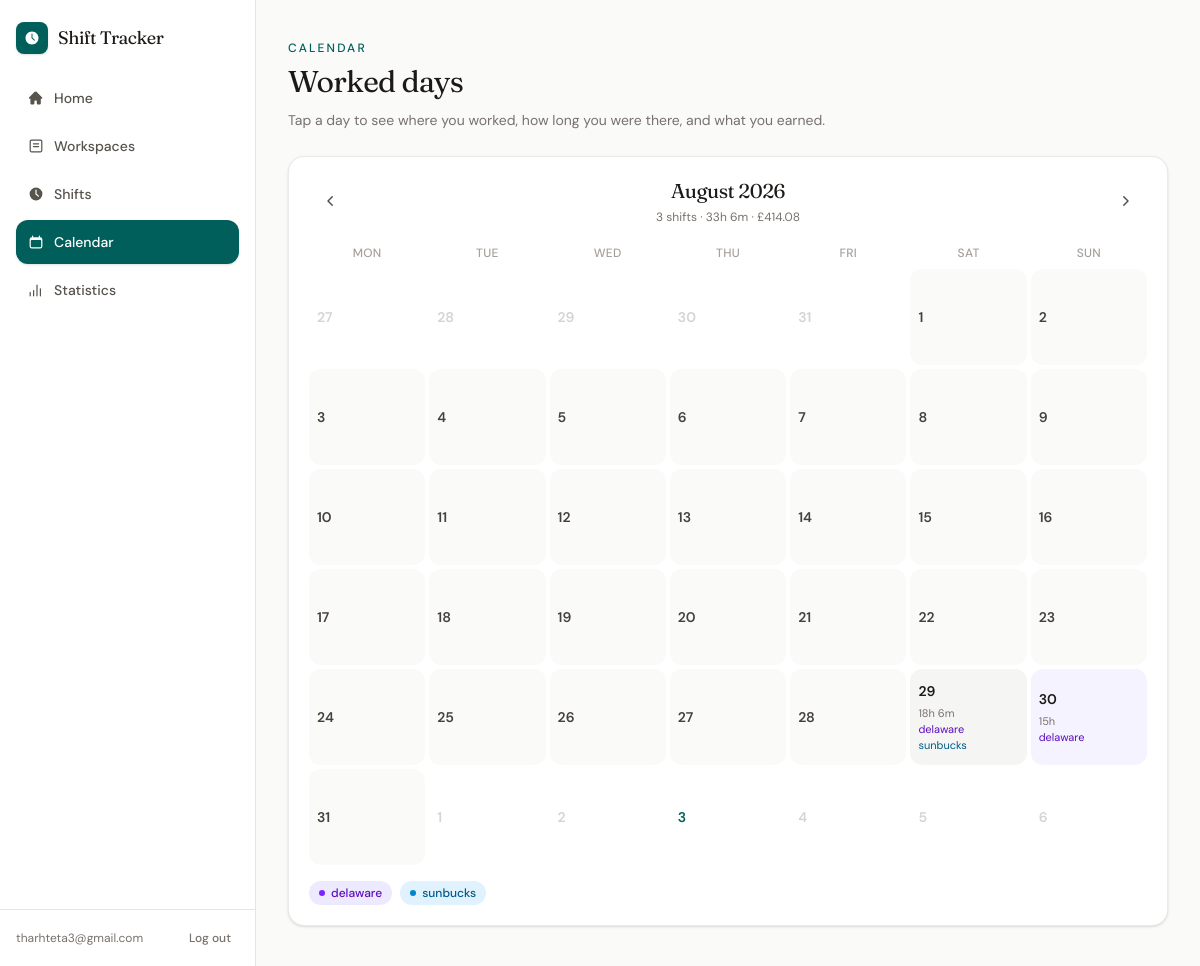
Before: /calendar/?year=2026&month=8 (signed in) with the older database file.
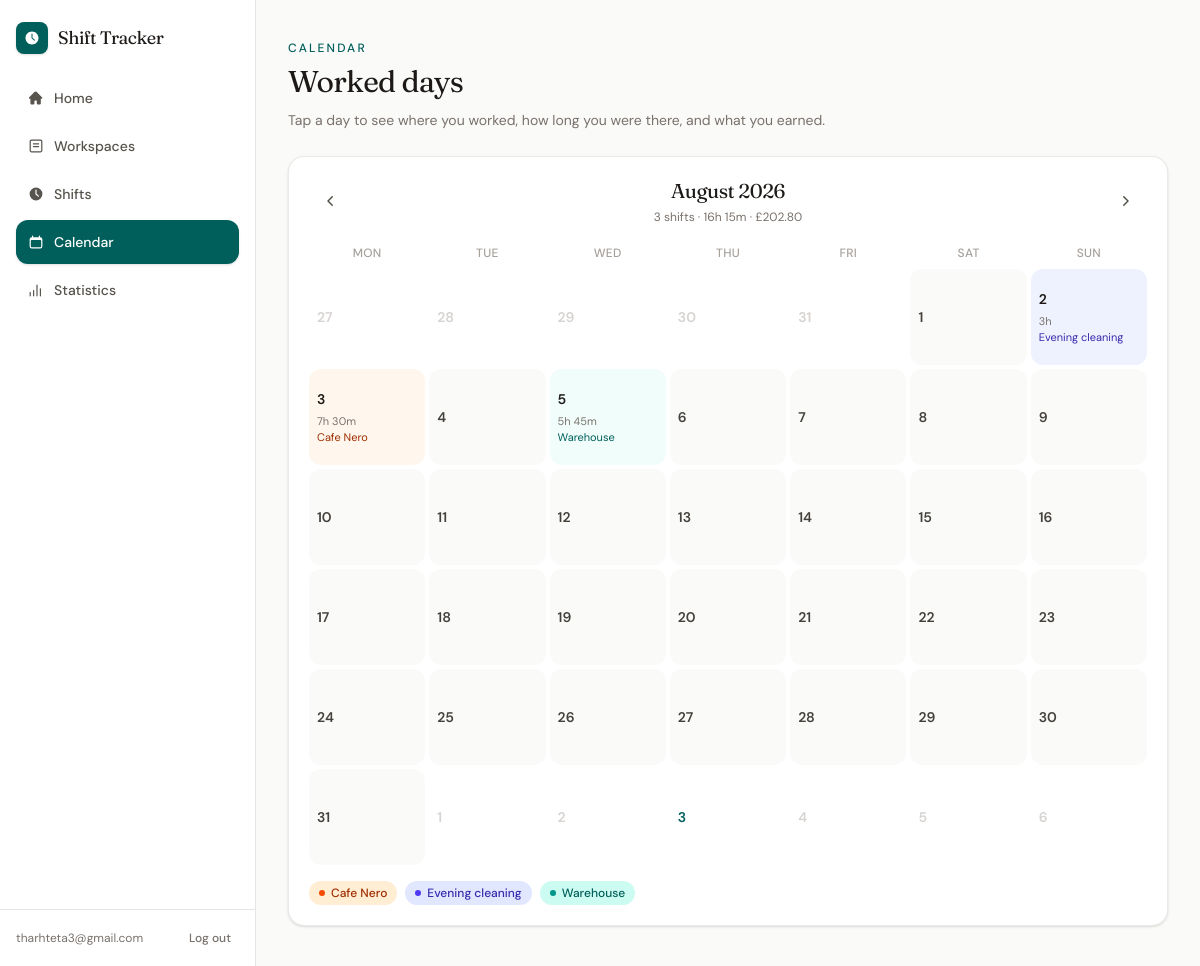
After: the same page with the newer database file.
### shifts/models.py (models this page shows, shortened)
class Shift(models.Model):
    user = models.ForeignKey(
        settings.AUTH_USER_MODEL,
        on_delete=models.CASCADE,
        related_name="shifts",
    )
    workplace = models.ForeignKey(
        Workplace,
        on_delete=models.PROTECT,
        related_name="shifts",
    )
    date = models.DateField()
    start_time = models.TimeField()
    end_time = models.TimeField()
    break_minutes = models.PositiveIntegerField(default=0)
    hourly_rate_at_time = models.DecimalField(
        max_digits=6,
        decimal_places=2,
    )
    notes = models.TextField(
        blank=True,
    )
    created_at = models.DateTimeField(auto_now_add=True)
    updated_at = models.DateTimeField(auto_now=True)
    def duration_minutes(self):
        start = datetime.combine(
            self.date,
            self.start_time,
        )
        end = datetime.combine(
            self.date,
            self.end_time,
        )
        if end <= start:
            end += timedelta(days=1)
        total_minutes = int(
            (end - start).total_seconds() / 60
        )
        return total_minutes - self.break_minutes
    def duration_hours(self):
        return Decimal(self.duration_minutes()) / Decimal("60")
    def estimated_earnings(self):
        return (
            self.duration_hours()
            * self.hourly_rate_at_time
        ).quantize(Decimal("0.01"))

### workspaces/models.py (models this page shows, shortened)
class Workplace(models.Model):
    user = models.ForeignKey(
        settings.AUTH_USER_MODEL,
        on_delete=models.CASCADE,
        related_name="workplaces",
    )
    name = models.CharField(max_length=100)
    hourly_rate = models.DecimalField(
        max_digits=6,
        decimal_places=2,
    )
    is_active = models.BooleanField(default=True)
    created_at = models.DateTimeField(auto_now_add=True)
    updated_at = models.DateTimeField(auto_now=True)
    @property
    def color_key(self):
        return workplace_color_key(self.pk)

### shifts/views.py (the view)
# urls.py: path("calendar/", views.shift_calendar, name="shift_calendar"),
@login_required
def shift_calendar(request):
    try:
        context = _calendar_context(request)
        template = (
            "shifts/partials/calendar.html"
            if request.headers.get("HX-Request")
            else "shifts/calendar.html"
        )
        return render(request, template, context)
    except Exception:
        messages.error(request, "Could not load the calendar.")
        template = (
            "shifts/partials/calendar.html"
            if request.headers.get("HX-Request")
            else "shifts/calendar.html"
        )
        return render(request, template, empty_calendar_month())

### shifts/services.py (called while the page is built)
def format_minutes(minutes):
    minutes = max(int(minutes), 0)
    hours, remaining = divmod(minutes, 60)
    if hours and remaining:
        return f"{hours}h {remaining}m"
    if hours:
        return f"{hours}h"
    return f"{remaining}m"

def _empty_summary():
    return {
        "count": 0,
        "minutes": 0,
        "hours_display": format_minutes(0),
        "pay": Decimal("0.00"),
    }

def summarize_shifts(shifts):
    summary = _empty_summary()
    for shift in shifts:
        minutes = max(shift.duration_minutes(), 0)
        summary["count"] += 1
        summary["minutes"] += minutes
        summary["pay"] += shift.estimated_earnings()
    summary["hours_display"] = format_minutes(summary["minutes"])
    summary["pay"] = summary["pay"].quantize(Decimal("0.01"))
    return summary

def unique_workplaces(shifts):
    workplaces = []
    seen = set()
    for shift in shifts:
        if shift.workplace_id in seen:
            continue
        seen.add(shift.workplace_id)
        workplaces.append(shift.workplace)
    return workplaces

### shifts/templates/shifts/calendar.html (shortened to what this page needs)
{% extends "app.html" %}
{% block app_content %}
<div class="px-4 py-6 sm:px-8 sm:py-10">
    <p class="text-xs font-medium uppercase tracking-[0.18em] text-teal-800">Calendar</p>
    <h1 class="mt-2 font-serif text-2xl tracking-tight text-stone-900 sm:text-3xl">Worked days</h1>
    <p class="mt-2 max-w-xl text-sm leading-6 text-stone-500">
        Tap a day to see where you worked, how long you were there, and what you earned.
    </p>
    <div id="calendar-root" class="mt-6">
        {% include "shifts/partials/calendar.html" %}
    </div>
</div>
{% endblock %}

### shifts/templates/shifts/partials/calendar.html (shortened to what the changed rows need)
<div class="rounded-2xl border border-stone-200/80 bg-white p-4 shadow-sm sm:p-5">
    <div class="flex items-center justify-between gap-3">
        <div class="text-center">
            <h2 class="font-serif text-xl tracking-tight text-stone-900">{{ title }}</h2>
            <p class="mt-1 text-xs text-stone-500">
                {{ month_summary.count }} shift{{ month_summary.count|pluralize }}
                · {{ month_summary.hours_display }}
                · £{{ month_summary.pay }}
            </p>
        </div>
    </div>
    <div class="mt-4 grid grid-cols-7 gap-1 text-center text-[11px] font-medium uppercase tracking-wide text-stone-400 sm:text-xs">
        {% for label in weekday_labels %}
            <div class="py-1">{{ label }}</div>
        {% endfor %}
    </div>
    <div class="mt-1 grid grid-cols-7 gap-1">
        {% for week in weeks %}
            {% for day in week %}
                <button
                    type="button"
                    hx-get="{% url 'calendar_day' %}?day={{ day.date|date:'Y-m-d' }}"
                    hx-target="#modal"
                    hx-swap="innerHTML"
                    aria-label="Shifts on {{ day.date|date:'l j F' }}"
                    class="w-full min-h-14 cursor-pointer rounded-xl border-0 p-1.5 text-left transition sm:min-h-24 sm:p-2 {% if day.color_key %}cal-cell-{{ day.color_key }}{% elif day.has_shifts %}bg-stone-100 text-stone-900 hover:bg-stone-200{% elif day.in_month %}bg-stone-50 text-stone-700 hover:bg-stone-100{% else %}bg-white text-stone-300{% endif %}"
                >
                    <span class="block text-xs font-semibold sm:text-sm {% if day.is_today %}{% if day.color_key %}cal-label-{{ day.color_key }}{% else %}text-teal-800{% endif %}{% endif %}">
                        {{ day.date.day }}
                    </span>
                    {% if day.has_shifts %}
                        <span class="mt-1 hidden text-[11px] leading-4 text-stone-500 sm:block">
                            {{ day.hours_display }}
                            {% for shift in day.shifts %}
                                <span class="block truncate cal-label-{{ shift.workplace.color_key }}">{{ shift.workplace.name }}</span>
                            {% endfor %}
                        </span>
                    {% endif %}
                </button>
            {% endfor %}
        {% endfor %}
    </div>
    {% if workplace_legend %}
        <ul class="mt-4 flex flex-wrap gap-2">
            {% for workplace in workplace_legend %}
                <li class="inline-flex items-center gap-1.5 rounded-full px-2.5 py-1 text-xs font-medium cal-chip-{{ workplace.color_key }}">
                    <span class="size-1.5 rounded-full cal-dot-{{ workplace.color_key }}"></span>
                    {{ workplace.name }}
                </li>
            {% endfor %}
        </ul>
    {% endif %}
</div>

Changed rows visible on the page:
removed Shift: workplace.name "delaware", shown under "29"
removed Shift: workplace.name "sunbucks", shown under "29"
removed Shift: workplace.name "delaware", shown under "30"
removed Workplace: name "delaware"
removed Workplace: name "sunbucks"
added Shift: workplace.name "Evening cleaning", shown under "2"
added Shift: workplace.name "Cafe Nero", shown under "3"
added Shift: workplace.name "Warehouse", shown under "5"
added Workplace: name "Cafe Nero"
added Workplace: name "Evening cleaning"
added Workplace: name "Warehouse"
Other visible differences:
{{ month_summary.hours_display }}: "33h 6m" → "16h 15m"
{{ month_summary.pay }}: "414.08" → "202.80"
list line gone: "2"
new list line: "2 3h"
list line gone: "3 5"
new list line: "3 7h 30m 5 5h 45m"
list line gone: "29 18h 6m 30 15h"
new list line: "29 30"
